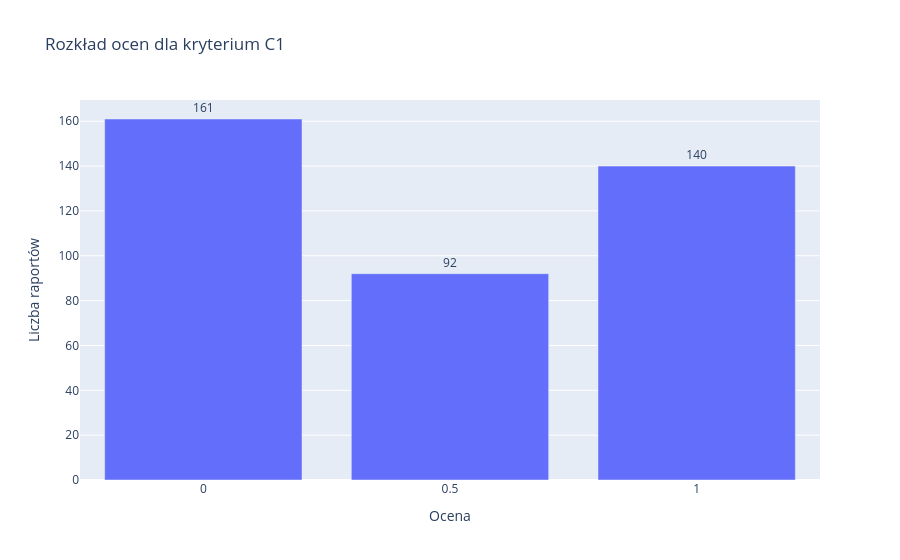
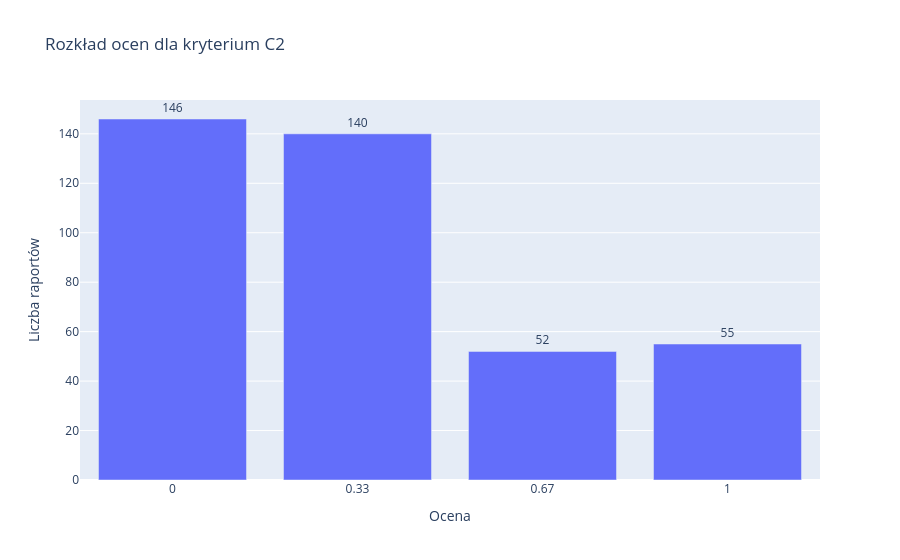
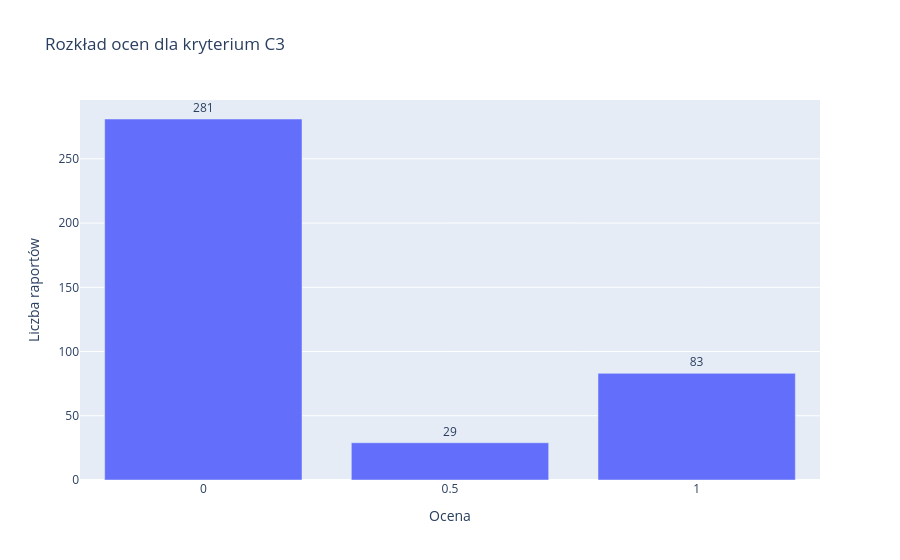
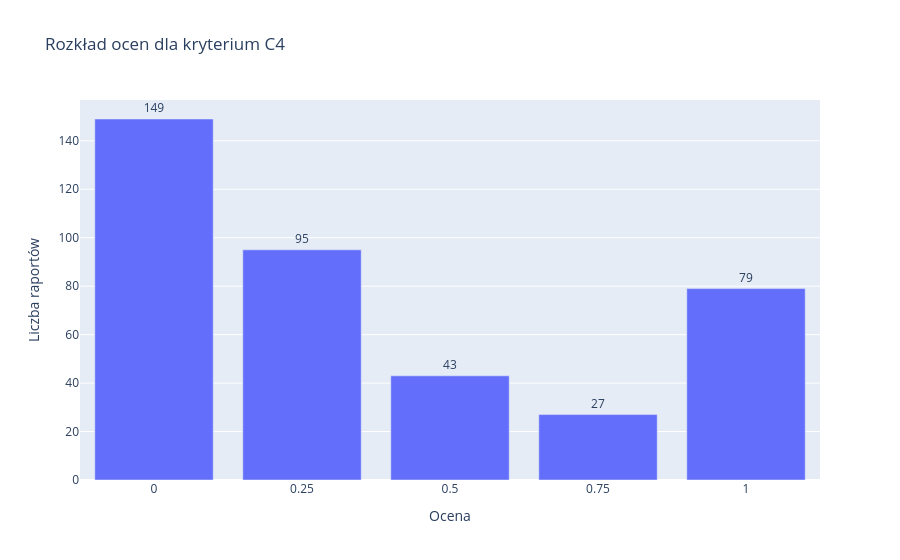

Notebook source saved alongside these figures, in order:
### Code cell
kryteria_przedzialy = {
    'C1': [0, 0.5, 1.0],
    'C2': [0, 0.33, 0.67, 1.0],
    'C3': [0, 0.5, 1.0],
    'C4': [0, 0.25, 0.5, 0.75, 1.0],
    'C5': [0, 0.33, 0.67, 1.0],
    'C6': [0, 1.0],
    'C7': [0, 1.0],
    'C8': [0, 0.5, 1.0],
    'C9': [0, 1.0],
    'C10': [0, 0.33, 0.5, 0.67, 1.0],
    'C11': [0, 1.0],
    'C12': [0, 1.0],
}

for kryteria, przedzialy in kryteria_przedzialy.items():
    wartosci = oceny_ekspertow[kryteria].value_counts().sort_index()
    print(wartosci)
    fig = px.bar(
        x=wartosci.index,
        y=wartosci.values,
        title=f'Rozkład ocen dla kryterium {kryteria}')
    
    fig.update_layout(
        xaxis_type='category',
        yaxis_title='Liczba raportów',
        xaxis_title='Ocena')
    
    fig.update_traces(
        texttemplate="%{y}",
        textposition="outside")

    fig.show()

### Figure 1 — Plotly figure (JSON) as saved in the notebook; plotly's stock layout.template omitted (floating-point values rounded to 4 significant figures)
{"data": [{"hovertemplate": "x=%{x}<br>y=%{y}<extra></extra>", "legendgroup": "", "marker": {"color": "#636efa", "pattern": {"shape": ""}}, "name": "", "orientation": "v", "showlegend": false, "textposition": "outside", "texttemplate": "%{y}", "type": "bar", "x": [0.0, 0.5, 1.0], "xaxis": "x", "y": [161, 92, 140], "yaxis": "y"}], "layout": {"barmode": "relative", "legend": {"tracegroupgap": 0}, "title": {"text": "Rozkład ocen dla kryterium C1"}, "xaxis": {"anchor": "y", "domain": [0, 1], "title": {"text": "Ocena"}, "type": "category"}, "yaxis": {"anchor": "x", "domain": [0, 1], "title": {"text": "Liczba raportów"}}}}

### Figure 2 — Plotly figure (JSON) as saved in the notebook; plotly's stock layout.template omitted (floating-point values rounded to 4 significant figures)
{"data": [{"hovertemplate": "x=%{x}<br>y=%{y}<extra></extra>", "legendgroup": "", "marker": {"color": "#636efa", "pattern": {"shape": ""}}, "name": "", "orientation": "v", "showlegend": false, "textposition": "outside", "texttemplate": "%{y}", "type": "bar", "x": [0.0, 0.33, 0.67, 1.0], "xaxis": "x", "y": [146, 140, 52, 55], "yaxis": "y"}], "layout": {"barmode": "relative", "legend": {"tracegroupgap": 0}, "title": {"text": "Rozkład ocen dla kryterium C2"}, "xaxis": {"anchor": "y", "domain": [0, 1], "title": {"text": "Ocena"}, "type": "category"}, "yaxis": {"anchor": "x", "domain": [0, 1], "title": {"text": "Liczba raportów"}}}}

### Figure 3 — Plotly figure (JSON) as saved in the notebook; plotly's stock layout.template omitted (floating-point values rounded to 4 significant figures)
{"data": [{"hovertemplate": "x=%{x}<br>y=%{y}<extra></extra>", "legendgroup": "", "marker": {"color": "#636efa", "pattern": {"shape": ""}}, "name": "", "orientation": "v", "showlegend": false, "textposition": "outside", "texttemplate": "%{y}", "type": "bar", "x": [0.0, 0.5, 1.0], "xaxis": "x", "y": [281, 29, 83], "yaxis": "y"}], "layout": {"barmode": "relative", "legend": {"tracegroupgap": 0}, "title": {"text": "Rozkład ocen dla kryterium C3"}, "xaxis": {"anchor": "y", "domain": [0, 1], "title": {"text": "Ocena"}, "type": "category"}, "yaxis": {"anchor": "x", "domain": [0, 1], "title": {"text": "Liczba raportów"}}}}

### Figure 4 — Plotly figure (JSON) as saved in the notebook; plotly's stock layout.template omitted (floating-point values rounded to 4 significant figures)
{"data": [{"hovertemplate": "x=%{x}<br>y=%{y}<extra></extra>", "legendgroup": "", "marker": {"color": "#636efa", "pattern": {"shape": ""}}, "name": "", "orientation": "v", "showlegend": false, "textposition": "outside", "texttemplate": "%{y}", "type": "bar", "x": [0.0, 0.25, 0.5, 0.75, 1.0], "xaxis": "x", "y": [149, 95, 43, 27, 79], "yaxis": "y"}], "layout": {"barmode": "relative", "legend": {"tracegroupgap": 0}, "title": {"text": "Rozkład ocen dla kryterium C4"}, "xaxis": {"anchor": "y", "domain": [0, 1], "title": {"text": "Ocena"}, "type": "category"}, "yaxis": {"anchor": "x", "domain": [0, 1], "title": {"text": "Liczba raportów"}}}}
